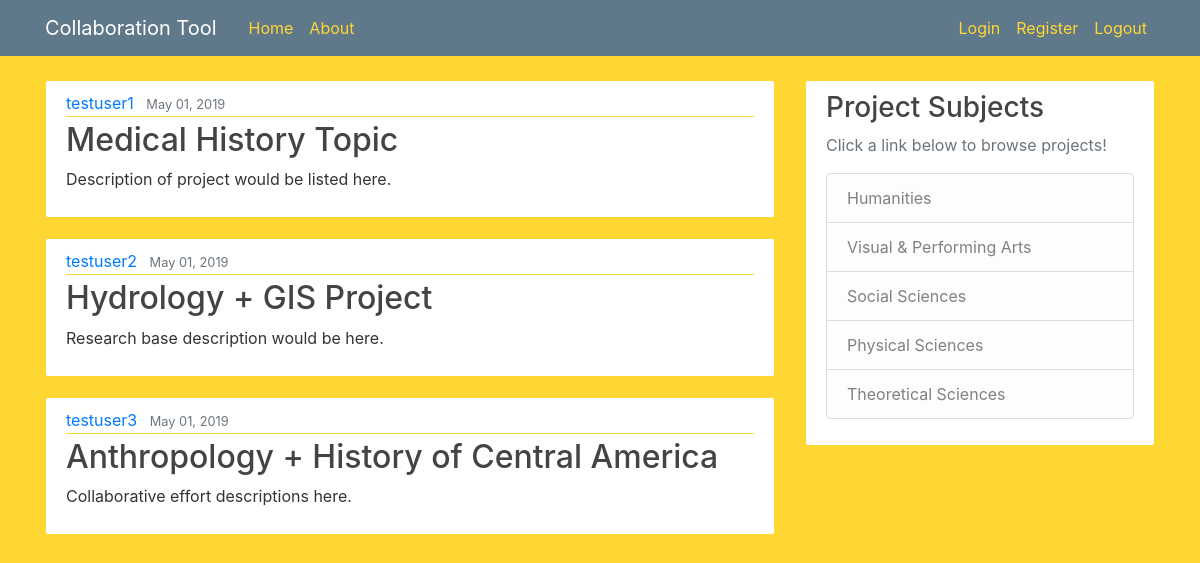
The page / on the database its author committed.
### collabtool/models.py (models this page shows)
class Post(models.Model):
    title = models.CharField(max_length=300)
    content = models.TextField()
    date_posted = models.DateTimeField(default=timezone.now)
    author = models.ForeignKey(User, on_delete=models.CASCADE)

### collabtool/views.py (the view)
# urls.py: path('', views.home, name='tool-home'),
def home(request):
    context = {
        'posts': Post.objects.all()
    }
    return render(request, 'collabtool/home.html', context)

### collabtool/templates/collabtool/home.html
{% extends "collabtool/base.html" %}
{% block content %}
    {% for post in posts %}
        <article class="media content-section">
          <div class="media-body">
            <div class="article-metadata">
              <a class="mr-2" href="#">{{ post.author }}</a>
              <small class="text-muted">{{ post.date_posted|date:'F d, Y' }}</small>
            </div>
            <h2><a class="article-title" href="#">{{ post.title }}</a></h2>
            <p class="article-content">{{ post.content }}</p>
          </div>
        </article>
    {% endfor %}
{% endblock content %}

### collabtool/templates/collabtool/base.html (shortened to what this page needs)
{% load static %}
<!DOCTYPE html>
<html>
<head>
    <link rel="stylesheet" href="https://maxcdn.bootstrapcdn.com/bootstrap/4.0.0/css/bootstrap.min.css">
    <link rel="stylesheet" type="text/css" href="{% static 'collab-tool/main.css' %}">
</head>
<body>
    <header class="site-header">
      <nav class="navbar navbar-expand-md navbar-dark bg-steel fixed-top">
        <div class="container">
          <a class="navbar-brand mr-4" href="{% url 'tool-home' %}">Collaboration Tool</a>
          <div class="collapse navbar-collapse" id="navbarToggle">
            <div class="navbar-nav mr-auto">
              <a class="nav-item nav-link" href="{% url 'tool-home' %}">Home</a>
              <a class="nav-item nav-link" href="{% url 'tool-about' %}">About</a>
            </div>
            <div class="navbar-nav">
              <a class="nav-item nav-link" href="{% url 'login' %}">Login</a>
              <a class="nav-item nav-link" href="{% url 'register' %}">Register</a>
              <a class="nav-item nav-link" href="{% url 'logout' %}">Logout</a>
            </div>
          </div>
        </div>
      </nav>
    </header>
    <main role="main" class="container">
      <div class="row">
        <div class="col-md-8">
          {% block content %}{% endblock %}
        </div>
        <div class="col-md-4">
          <div class="content-section">
            <h3>Project Subjects</h3>
            <p class='text-muted'>Click a link below to browse projects!
              <ul class="list-group">
                <li class="list-group-item list-group-item-light">Humanities</li>
                <li class="list-group-item list-group-item-light">Visual & Performing Arts</li>
                <li class="list-group-item list-group-item-light">Social Sciences</li>
                <li class="list-group-item list-group-item-light">Physical Sciences</li>
                <li class="list-group-item list-group-item-light">Theoretical Sciences</li>
              </ul>
            </p>
          </div>
        </div>
      </div>
    </main>
</body>
</html>

### collabtool/static/collab-tool/main.css (style rules this page uses)
body { background: #ffd733; color: #333333; margin-top: 5rem; }
h1, h2, h3, h4, h5, h6 { color: #444444; }
ul { margin: 0; }
.bg-steel { background-color: #5f788a; }
.site-header .navbar-nav .nav-link { color: #ffd733; }
.content-section { background: #ffffff; padding: 10px 20px; border: 1px solid #ffd733; border-radius: 3px; margin-bottom: 20px; }
.article-title { color: #444444; }
.article-content { white-space: pre-line; }
.article-metadata { padding-bottom: 1px; margin-bottom: 4px; border-bottom: 1px solid #ffd733; }

### rows shown on the page
Post: author "testuser1", date_posted "May 01, 2019", title "Medical History Topic", content "Description of project would be listed here."
Post: author "testuser2", date_posted "May 01, 2019", title "Hydrology + GIS Project", content "Research base description would be here."
Post: author "testuser3", date_posted "May 01, 2019", title "Anthropology + History of Central America", content "Collaborative effort descriptions here."
